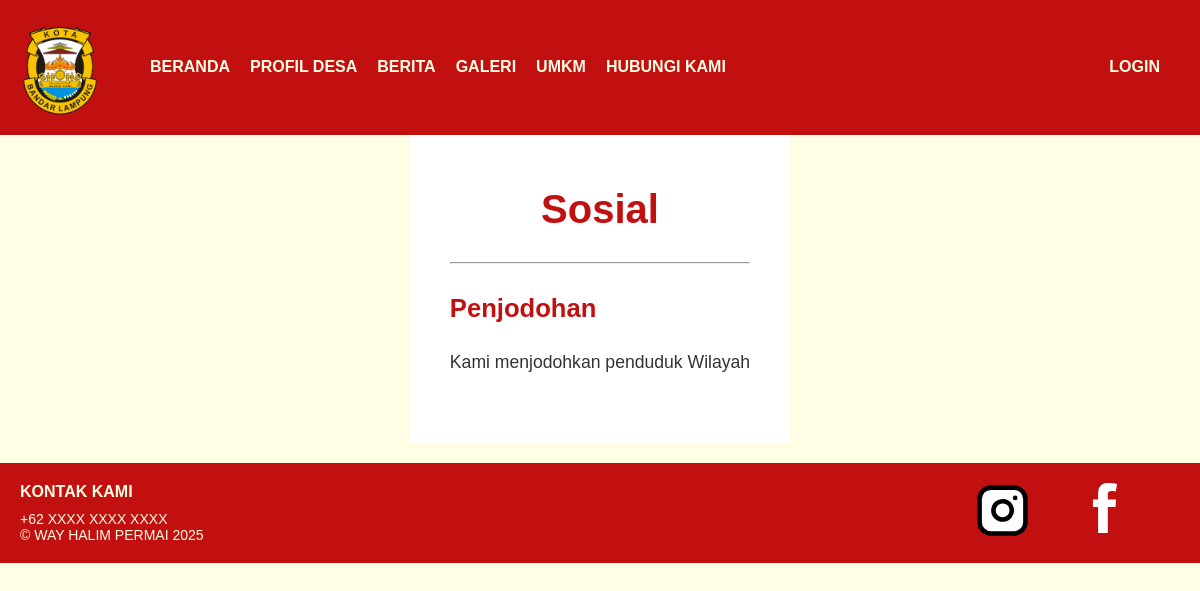
Page /pelayanan/1/ on the committed database.
### profil/models.py (models this page shows, shortened)
class KategoriLayanan(models.Model):
    nama_kategori = models.CharField(max_length=100)
    icon_svg = models.TextField(blank=True, null=True, help_text="Tempelkan kode SVG ikon di sini")
    class Meta:
        verbose_name_plural = "Kategori Layanan"

class Layanan(models.Model):
    kategori = models.ForeignKey(KategoriLayanan, related_name='layanan_list', on_delete=models.CASCADE)
    nama_layanan = models.CharField(max_length=200)
    deskripsi_lengkap = models.TextField()
    class Meta:
        verbose_name_plural = "Layanan"

### profil/views.py (the view)
# urls.py: path('pelayanan/<int:kategori_id>/', views.layanan_detail, name='layanan_detail'),
def layanan_detail(request, kategori_id):
    kategori = get_object_or_404(KategoriLayanan, pk=kategori_id)
    daftar_layanan = Layanan.objects.filter(kategori=kategori)
    context = {
        'kategori': kategori,
        'daftar_layanan': daftar_layanan,
    }
    return render(request, 'profil/layanan_detail.html', context)

### profil/templates/profil/layanan_detail.html (shortened to what this page needs)
{% extends 'profil/base.html' %}
{% load static %}
{% block extra_css %}
    <link rel="stylesheet" href="{% static 'css/berita_detail.css' %}?v=1.0">
{% endblock %}
{% block content %}
<div class="berita-container" style="display: block; background-color: #fff;">
    <div class="main-article">
        <h1 style="text-align: center;">{{ kategori.nama_kategori }}</h1>
        <hr style="margin: 30px 0;">
        {% for layanan in daftar_layanan %}
        <div class="layanan-item" style="margin-bottom: 25px;">
            <h3 style="color: var(--warna-utama); font-size: 1.6em;">
                {{ layanan.nama_layanan }}
            </h3>
            <div class="article-content">
                {{ layanan.deskripsi_lengkap|linebreaks }}
            </div>
        </div>
        {% empty %}
        <p>Belum ada detail layanan yang ditambahkan untuk kategori ini.</p>
        {% endfor %}
    </div>
</div>
{% endblock %}

### static/css/style.css (style rules this page uses)
:root { --warna-utama: #C21010; --warna-aksen: #E64848; --warna-latar: #FFFDE3; --warna-kartu: #CFE8A9; --warna-teks: #333; --warna-putih: #FFFDE3; }
body { margin: 0px; font-family: 'OpenSans', Calibri, sans-serif; display: flex; flex-direction: column; min-height: 100vh; padding-top: 100px; background-color: var(--warna-putih); color: var(--warna-teks); }

### static/css/berita_detail.css (style rules this page uses)
.berita-container { display: flex; gap: 30px; padding: 40px; max-width: 1200px; margin: 20px auto; background-color: var(--warna-latar); }
.main-article { flex: 3; }
.main-article h1 { font-size: 2.5em; color: var(--warna-utama); margin-bottom: 20px; }
.article-content p { font-size: 1.1em; line-height: 1.7; color: var(--warna-teks); }

### rows in the picture
KategoriLayanan: nama_kategori "Sosial"
Layanan: nama_layanan "Penjodohan", deskripsi_lengkap "Kami menjodohkan penduduk Wilayah"
